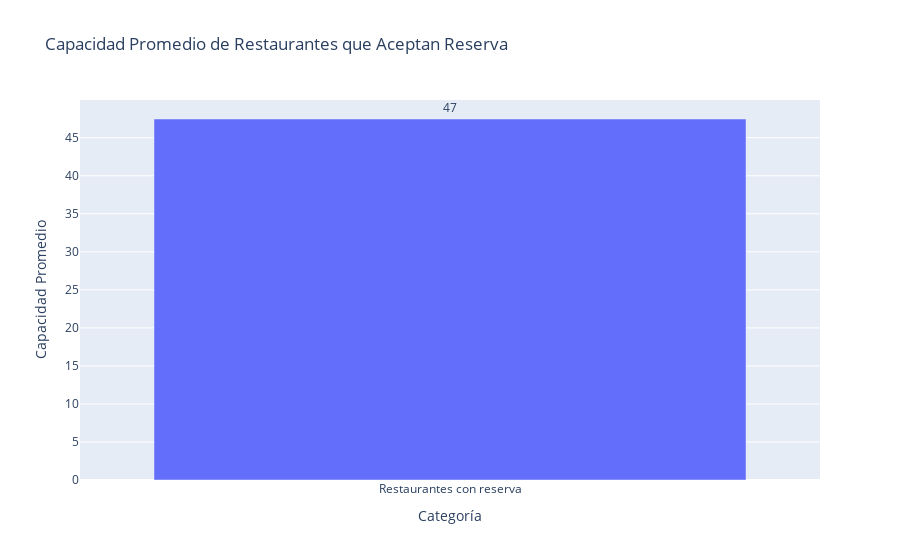

Write notebook code for a chart like this one.
### Code cell
#Grafica que muestra la capacidad promedio de los restaurantes que aceptan reservacion :)
restaurantes_con_reserva = data2[data2["reservation"] == True]
capacidad_promedio = restaurantes_con_reserva["capacity"].mean()

fig = px.bar(
    x=["Restaurantes con reserva"],
    y=[capacidad_promedio],
    labels={"x": "Categoría", "y": "Capacidad Promedio"},
    title="Capacidad Promedio de Restaurantes que Aceptan Reserva",
    text=[f"{capacidad_promedio:.0f}"]
)

fig.update_traces(textposition="outside")
fig.show()

### Figure 1 — Plotly figure (JSON) as saved in the notebook; plotly's stock layout.template omitted (floating-point values rounded to 4 significant figures)
{"data": [{"alignmentgroup": "True", "hovertemplate": "Categoría=%{x}<br>Capacidad Promedio=%{y}<br>text=%{text}<extra></extra>", "legendgroup": "", "marker": {"color": "#636efa", "pattern": {"shape": ""}}, "name": "", "offsetgroup": "", "orientation": "v", "showlegend": false, "text": ["47"], "textposition": "outside", "type": "bar", "x": ["Restaurantes con reserva"], "xaxis": "x", "y": [47.46], "yaxis": "y"}], "layout": {"barmode": "relative", "legend": {"tracegroupgap": 0}, "title": {"text": "Capacidad Promedio de Restaurantes que Aceptan Reserva"}, "xaxis": {"anchor": "y", "domain": [0, 1], "title": {"text": "Categoría"}}, "yaxis": {"anchor": "x", "domain": [0, 1], "title": {"text": "Capacidad Promedio"}}}}
